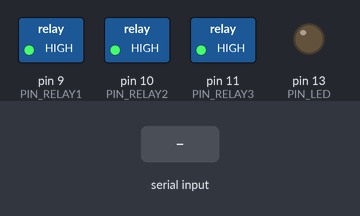
The sketch below on a simulated Arduino Uno, built with avr-gcc and run on an emulated ATmega328P. Parts: switched loads named in the sketch (green lamp = pin HIGH), output pins drawn as LEDs (lit = HIGH). Inputs (shaded band) come from the test bench.

Above: at 1.2 s.
1.3 s: "1\n" received over Serial
At 2.1 s:
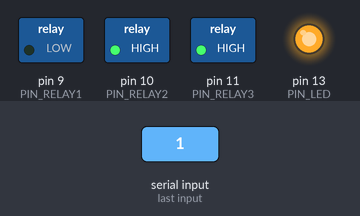
At 3.45 s:
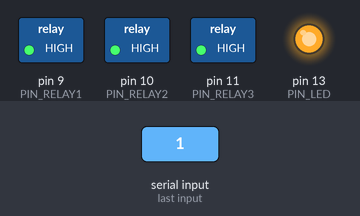
4.3 s: "1\n" received over Serial
At 5.1 s:
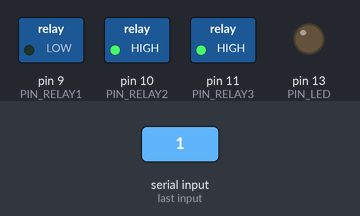
Timing chart, 0 to 13.3 s (numbered marks = the images above; inputs shaded):
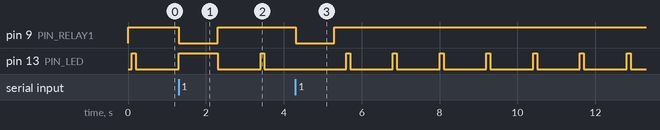

Measured:
- after the input at 1.3 s, pin 9 (PIN_RELAY1): HIGH → LOW at once, → HIGH 1.0 s later
- after the input at 4.3 s, pin 9 (PIN_RELAY1): HIGH → LOW at once, → HIGH 1.0 s later
- by itself, pin 13 (PIN_LED): alternates HIGH for 0.10 s and LOW for 1.1 s

The sketch:

TestRelays.ino
```cpp
#define PIN_LED			13
#define PIN_RELAY1		9
#define PIN_RELAY2		10
#define PIN_RELAY3		11
//#define PIN_RELAY4		8

unsigned long currentMillis = 0;
unsigned long previousMillis = 0;

int ledCounter = 0;
unsigned long previousLED = 0;

bool on1 = false;
bool on2 = false;
bool on3 = false;

void setup()
{
	Serial.begin(9600);
	pinMode(PIN_LED, OUTPUT);
	pinMode(PIN_RELAY1, OUTPUT);
	pinMode(PIN_RELAY2, OUTPUT);
	pinMode(PIN_RELAY3, OUTPUT);
	//	pinMode(PIN_RELAY4, OUTPUT);

	Out(PIN_RELAY1, 0);
	Out(PIN_RELAY2, 0);
	Out(PIN_RELAY3, 0);

}

void loop()
{

	currentMillis = millis();

	// Heart beat LED

	if (currentMillis - previousLED >= 100)
	{
		previousLED = currentMillis;

		if (++ledCounter >= 12)
			ledCounter = 0;

		if (ledCounter == 1)
			digitalWrite(PIN_LED, HIGH);
		else if (ledCounter == 4 && on1)
			digitalWrite(PIN_LED, HIGH);
		else if (ledCounter == 6 && on2)
			digitalWrite(PIN_LED, HIGH);
		else if (ledCounter == 8 && on3)
			digitalWrite(PIN_LED, HIGH);
		else
			digitalWrite(PIN_LED, LOW);
	}

	// check for serial comms

	if (Serial.available() > 0)
	{
		int input = Serial.parseInt();

		if (input == 0)
		{
			Out(PIN_RELAY1, 0);
			Out(PIN_RELAY2, 0);
			Out(PIN_RELAY3, 0);
		}
		else if (input == 1)
		{
			Out(PIN_RELAY1, 255);
		}
		else if (input == 2)
		{
			Out(PIN_RELAY2, 255);
		}
		else if (input == 3)
		{
			Out(PIN_RELAY3, 255);
		}
		else if (input >= 1000 && input < 2000)
		{
			Out(PIN_RELAY1, input - 1000);
		}
		else if (input >= 2000 && input < 3000)
		{
			Out(PIN_RELAY2, input - 2000);
		}
		else if (input >= 3000 && input < 4000)
		{
			Out(PIN_RELAY3, input - 3000);
		}
	}


} // ************************************************************************************************************************************************************************************************************************************************************


void Out(int pin, int pwm)
{
	if (pwm < 0)
		pwm = 0;

	if (pwm > 255)
		pwm = 255;

	bool on = false;

	if (pwm == 0)
	{
		if (pin == PIN_RELAY1)
			on1 = false;
		else if (pin == PIN_RELAY2)
			on2 = false;
		else if (pin == PIN_RELAY3)
			on3 = false;
	}
	else
	{
		on = true;
		if (pin == PIN_RELAY1)
			on1 = true;
		else if (pin == PIN_RELAY2)
			on2 = true;
		else if (pin == PIN_RELAY3)
			on3 = true;
	}

	//analogWrite(pin, pwm);
	if (on)
		digitalWrite(pin, LOW);
	else
		digitalWrite(pin, HIGH);

} // ************************************************************************************************************************************************************************************************************************************************************
```
